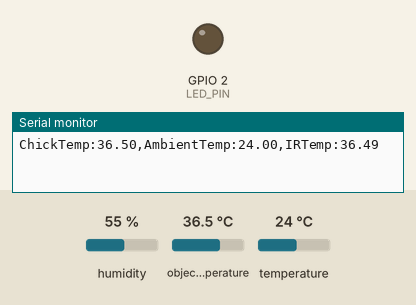
Simulated run of this sketch. Board: ESP32. Shown: output pins drawn as LEDs (lit = HIGH), the last lines printed to the serial monitor. Dashed ring = blinking. Inputs (shaded band) come from the test bench; at power-on: object temperature 36.5 °C, humidity 55 %, temperature 24 °C. WiFi joins after 1.5 s; servers stay silent unless stated; uploads are accepted with an empty reply.

Above: at 3.2 s.
3.3 s: object temperature set to 25.3 °C
At 4.3 s:
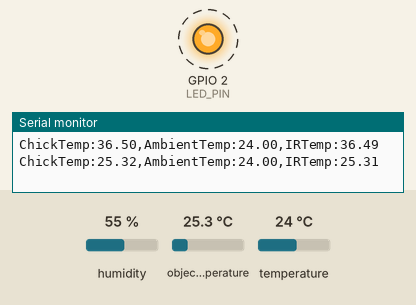
6.8 s: object temperature set to 24.5 °C
At 7.9 s:
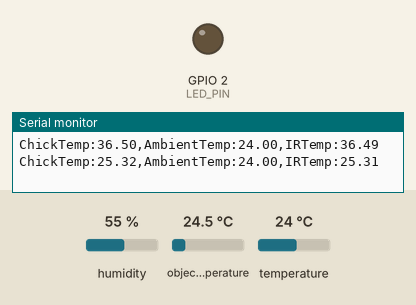
Timing chart, 0 to 9.8 s (numbered marks = the images above; inputs shaded):
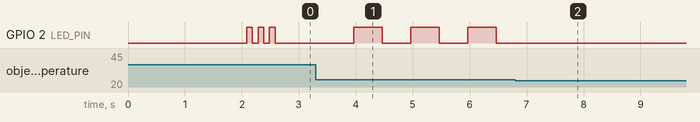

The sketch:

TrueTemperature_PROPER.ino
```cpp
#include <WiFi.h>
#include <HTTPClient.h>
#include <ArduinoJson.h>
#include <Wire.h>
#include "Adafruit_SHTC3.h"
#include <Adafruit_MLX90614.h>

// Wi-Fi credentials
const char* ssid = "Kendal 1 Wi-Fi";
const char* password = "Kendalone!";

// API endpoint
const char* serverName = "https://server-api-609n.onrender.com/data";

Adafruit_SHTC3 shtc3 = Adafruit_SHTC3();
Adafruit_MLX90614 mlx = Adafruit_MLX90614();

float ambient_temp_shtc3 = 0.0;
float ambient_temp_ir = 0.0;
float object_temp_ir = 0.0;
float corrected_chick_temp = 0.0;

// Temperature thresholds
#define WARNING_TEMP 25.0
#define CRITICAL_TEMP 27.0

#define LED_PIN 2  // Onboard LED pin

bool plotterMode = true;  // Toggle between Serial Plotter and Monitor modes

void setup() {
  Serial.begin(115200);
  delay(500);

  Wire.begin();

  if (!shtc3.begin()) {
    Serial.println("ERROR: Couldn't find SHTC3 sensor!");
    while (1) delay(10);
  }

  if (!mlx.begin()) {
    Serial.println("ERROR: Could not initialize MLX90614 sensor!");
    while (1) delay(10);
  }

  WiFi.mode(WIFI_STA);
  WiFi.begin(ssid, password);

  if (!plotterMode) {
    Serial.println("SYSTEM: Initializing penguin monitoring system...");
    Serial.print("NETWORK: Connecting to ");
    Serial.print(ssid);
  }

  int retries = 0;
  while (WiFi.status() != WL_CONNECTED && retries < 40) {
    delay(250);
    if (!plotterMode) Serial.print(".");
    retries++;
  }

  if (!plotterMode) {
    if (WiFi.status() == WL_CONNECTED) {
      Serial.println("\nNETWORK: Connected successfully!");
      Serial.print("NETWORK: IP Address: ");
      Serial.println(WiFi.localIP());
    } else {
      Serial.println("\nERROR: Failed to connect to Wi-Fi");
    }
    Serial.println("SYSTEM: Ready for temperature monitoring\n");
  }

  pinMode(LED_PIN, OUTPUT);
  digitalWrite(LED_PIN, LOW);
}

void blinkLED(int interval) {
  for (int i = 0; i < 3; i++) {
    digitalWrite(LED_PIN, HIGH);
    delay(interval);
    digitalWrite(LED_PIN, LOW);
    delay(interval);
  }
}

void loop() {
  // Sensor readings
  sensors_event_t humidity, temp;
  shtc3.getEvent(&humidity, &temp);
  ambient_temp_shtc3 = temp.temperature;
  object_temp_ir = mlx.readObjectTempC();
  ambient_temp_ir = mlx.readAmbientTempC();
  corrected_chick_temp = object_temp_ir + (ambient_temp_shtc3 - ambient_temp_ir);

  // Enhanced Serial Outputs
  if (plotterMode) {
    // Serial Plotter format with labels
    Serial.print("ChickTemp:");
    Serial.print(corrected_chick_temp);
    Serial.print(",AmbientTemp:");
    Serial.print(ambient_temp_shtc3);
    Serial.print(",IRTemp:");
    Serial.println(object_temp_ir);
  } else {
    // Detailed Serial Monitor output
    Serial.println("\n=== SENSOR READINGS ===");
    Serial.print("SHTC3 Ambient Temp: ");
    Serial.print(ambient_temp_shtc3);
    Serial.println(" °C");

    Serial.print("MLX90614 Ambient Temp: ");
    Serial.print(ambient_temp_ir);
    Serial.println(" °C");

    Serial.print("MLX90614 Object Temp: ");
    Serial.print(object_temp_ir);
    Serial.println(" °C");

    Serial.print("Corrected Chick Temp: ");
    Serial.print(corrected_chick_temp);
    Serial.println(" °C");
    Serial.println("======================");
  }

  // Temperature alerts
  if (corrected_chick_temp >= CRITICAL_TEMP) {
    if (!plotterMode) Serial.println("ALERT: CRITICAL TEMPERATURE DETECTED!");
    blinkLED(100);
  } else if (corrected_chick_temp >= WARNING_TEMP) {
    if (!plotterMode) Serial.println("WARNING: Elevated temperature detected");
    blinkLED(500);
  } else {
    digitalWrite(LED_PIN, LOW);
    delay(1000);
  }

  // Data transmission
  if (WiFi.status() == WL_CONNECTED) {
    HTTPClient http;
    http.begin(serverName);
    http.addHeader("Content-Type", "application/json");

    StaticJsonDocument<200> doc;
    doc["corrected_chick_temp"] = corrected_chick_temp;
    doc["timestamp"] = millis();

    String requestBody;
    serializeJson(doc, requestBody);

    int httpResponseCode = http.POST(requestBody);
    if (!plotterMode) {
      if (httpResponseCode > 0) {
        Serial.print("DATA: Upload successful (HTTP ");
        Serial.print(httpResponseCode);
        Serial.println(")");
      } else {
        Serial.print("ERROR: Upload failed (HTTP ");
        Serial.print(httpResponseCode);
        Serial.println(")");
      }
    }
    http.end();
  } else if (!plotterMode) {
    Serial.println("NETWORK: Wi-Fi disconnected - data not uploaded");
  }

  delay(1000);  // 1-second delay between readings
}
```

Measured:
- the behaviour switches between 25 and 24.9 °C on object temperature (found by bisection; images 1 and 2)
- after the input at 6.8 s, GPIO 2 (LED_PIN): stops changing and stays LOW
- by itself, GPIO 2 (LED_PIN): alternates HIGH for 0.50 s and LOW for 0.50 s
